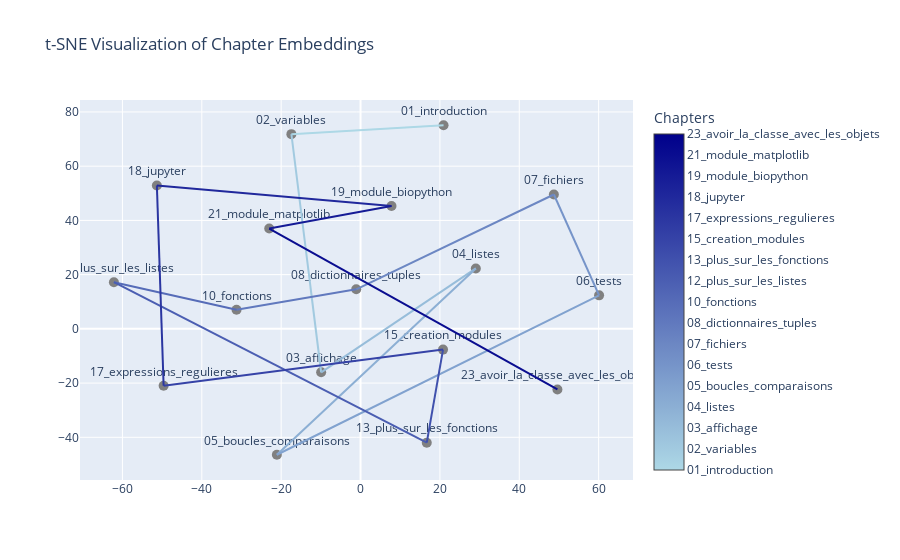

Notebook source saved alongside this figure:
### Code cell
visualize_embeddings_tsne(embeddings)

### Figure 1 — Plotly figure (JSON) as saved in the notebook; plotly's stock layout.template omitted (floating-point values rounded to 4 significant figures)
{"data": [{"marker": {"color": "gray", "size": 10}, "mode": "markers+text", "text": ["01_introduction", "02_variables", "03_affichage", "04_listes", "05_boucles_comparaisons", "06_tests", "07_fichiers", "08_dictionnaires_tuples", "10_fonctions", "12_plus_sur_les_listes", "13_plus_sur_les_fonctions", "15_creation_modules", "17_expressions_regulieres", "18_jupyter", "19_module_biopython", "21_module_matplotlib", "23_avoir_la_classe_avec_les_objets"], "textposition": "top center", "type": "scatter", "x": [20.91, -17.43, -9.922, 29.05, -21.09, 60.11, 48.72, -1.085, -31.25, -62.15, 16.69, 20.79, -49.62, -51.32, 7.804, -23.01, 49.61], "y": [75.1, 71.81, -16.03, 22.29, -46.44, 12.36, 49.55, 14.59, 7.044, 17.2, -41.99, -7.652, -21.0, 52.85, 45.3, 37.0, -22.36]}, {"line": {"color": "rgba(173,216,230, 1)", "width": 2}, "mode": "lines", "type": "scatter", "x": [20.91, -17.43], "y": [75.1, 71.81]}, {"line": {"color": "rgba(162,202,224, 1)", "width": 2}, "mode": "lines", "type": "scatter", "x": [-17.43, -9.922], "y": [71.81, -16.03]}, {"line": {"color": "rgba(151,189,218, 1)", "width": 2}, "mode": "lines", "type": "scatter", "x": [-9.922, 29.05], "y": [-16.03, 22.29]}, {"line": {"color": "rgba(140,175,212, 1)", "width": 2}, "mode": "lines", "type": "scatter", "x": [29.05, -21.09], "y": [22.29, -46.44]}, {"line": {"color": "rgba(129,162,207, 1)", "width": 2}, "mode": "lines", "type": "scatter", "x": [-21.09, 60.11], "y": [-46.44, 12.36]}, {"line": {"color": "rgba(118,148,201, 1)", "width": 2}, "mode": "lines", "type": "scatter", "x": [60.11, 48.72], "y": [12.36, 49.55]}, {"line": {"color": "rgba(108,135,195, 1)", "width": 2}, "mode": "lines", "type": "scatter", "x": [48.72, -1.085], "y": [49.55, 14.59]}, {"line": {"color": "rgba(97,121,190, 1)", "width": 2}, "mode": "lines", "type": "scatter", "x": [-1.085, -31.25], "y": [14.59, 7.044]}, {"line": {"color": "rgba(86,108,184, 1)", "width": 2}, "mode": "lines", "type": "scatter", "x": [-31.25, -62.15], "y": [7.044, 17.2]}, {"line": {"color": "rgba(75,94,178, 1)", "width": 2}, "mode": "lines", "type": "scatter", "x": [-62.15, 16.69], "y": [17.2, -41.99]}, {"line": {"color": "rgba(64,81,173, 1)", "width": 2}, "mode": "lines", "type": "scatter", "x": [16.69, 20.79], "y": [-41.99, -7.652]}, {"line": {"color": "rgba(54,67,167, 1)", "width": 2}, "mode": "lines", "type": "scatter", "x": [20.79, -49.62], "y": [-7.652, -21.0]}, {"line": {"color": "rgba(43,54,161, 1)", "width": 2}, "mode": "lines", "type": "scatter", "x": [-49.62, -51.32], "y": [-21.0, 52.85]}, {"line": {"color": "rgba(32,40,156, 1)", "width": 2}, "mode": "lines", "type": "scatter", "x": [-51.32, 7.804], "y": [52.85, 45.3]}, {"line": {"color": "rgba(21,27,150, 1)", "width": 2}, "mode": "lines", "type": "scatter", "x": [7.804, -23.01], "y": [45.3, 37.0]}, {"line": {"color": "rgba(10,13,144, 1)", "width": 2}, "mode": "lines", "type": "scatter", "x": [-23.01, 49.61], "y": [37.0, -22.36]}, {"marker": {"cmax": 16, "cmin": 0, "colorbar": {"len": 1, "lenmode": "fraction", "ticktext": ["01_introduction", "02_variables", "03_affichage", "04_listes", "05_boucles_comparaisons", "06_tests", "07_fichiers", "08_dictionnaires_tuples", "10_fonctions", "12_plus_sur_les_listes", "13_plus_sur_les_fonctions", "15_creation_modules", "17_expressions_regulieres", "18_jupyter", "19_module_biopython", "21_module_matplotlib", "23_avoir_la_classe_avec_les_objets"], "tickvals": [0, 1, 2, 3, 4, 5, 6, 7, 8, 9, 10, 11, 12, 13, 14, 15, 16], "title": {"text": "Chapters"}, "y": 0.5, "yanchor": "middle"}, "colorscale": [[0, "rgba(173,216,230, 1)"], [0.0625, "rgba(162,202,224, 1)"], [0.125, "rgba(151,189,218, 1)"], [0.1875, "rgba(140,175,212, 1)"], [0.25, "rgba(129,162,207, 1)"], [0.3125, "rgba(118,148,201, 1)"], [0.375, "rgba(108,135,195, 1)"], [0.4375, "rgba(97,121,190, 1)"], [0.5, "rgba(86,108,184, 1)"], [0.5625, "rgba(75,94,178, 1)"], [0.625, "rgba(64,81,173, 1)"], [0.6875, "rgba(54,67,167, 1)"], [0.75, "rgba(43,54,161, 1)"], [0.8125, "rgba(32,40,156, 1)"], [0.875, "rgba(21,27,150, 1)"], [0.9375, "rgba(10,13,144, 1)"], [1, "rgba(0,0,139, 1)"]]}, "mode": "markers", "showlegend": false, "type": "scatter", "x": [null], "y": [null]}], "layout": {"showlegend": false, "title": {"text": "t-SNE Visualization of Chapter Embeddings"}}}
